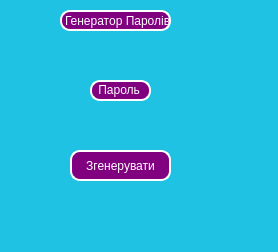
<?xml version="1.0" encoding="UTF-8"?>
<ui version="4.0">
 <class>MainWindow</class>
 <widget class="QMainWindow" name="MainWindow">
  <property name="geometry">
   <rect>
    <x>0</x>
    <y>0</y>
    <width>278</width>
    <height>252</height>
   </rect>
  </property>
  <property name="windowTitle">
   <string>Генератор паролів</string>
  </property>
  <property name="styleSheet">
   <string notr="true">background: #20c2e3;</string>
  </property>
  <property name="animated">
   <bool>true</bool>
  </property>
  <widget class="QWidget" name="centralwidget">
   <widget class="QLabel" name="generator">
    <property name="geometry">
     <rect>
      <x>60</x>
      <y>10</y>
      <width>111</width>
      <height>21</height>
     </rect>
    </property>
    <property name="styleSheet">
     <string notr="true">color: White;
background: purple;
border: 2px solid white;
border-radius: 10px;
</string>
    </property>
    <property name="text">
     <string>Генератор Паролів </string>
    </property>
   </widget>
   <widget class="QLabel" name="Pasrot">
    <property name="geometry">
     <rect>
      <x>90</x>
      <y>80</y>
      <width>61</width>
      <height>21</height>
     </rect>
    </property>
    <property name="styleSheet">
     <string notr="true">color: White;
background: purple;
border: 2px solid white;
border-radius: 10px;
</string>
    </property>
    <property name="text">
     <string> Пароль</string>
    </property>
    <property name="textInteractionFlags">
     <set>Qt::LinksAccessibleByMouse|Qt::TextSelectableByMouse</set>
    </property>
   </widget>
   <widget class="QPushButton" name="puck">
    <property name="geometry">
     <rect>
      <x>70</x>
      <y>150</y>
      <width>101</width>
      <height>31</height>
     </rect>
    </property>
    <property name="styleSheet">
     <string notr="true">color: White;
background: purple;
border: 2px solid white;
border-radius: 10px;

</string>
    </property>
    <property name="text">
     <string>Згенерувати</string>
    </property>
   </widget>
  </widget>
  <widget class="QMenuBar" name="menubar">
   <property name="geometry">
    <rect>
     <x>0</x>
     <y>0</y>
     <width>278</width>
     <height>21</height>
    </rect>
   </property>
  </widget>
  <widget class="QStatusBar" name="statusbar"/>
 </widget>
 <resources/>
 <connections/>
</ui>
